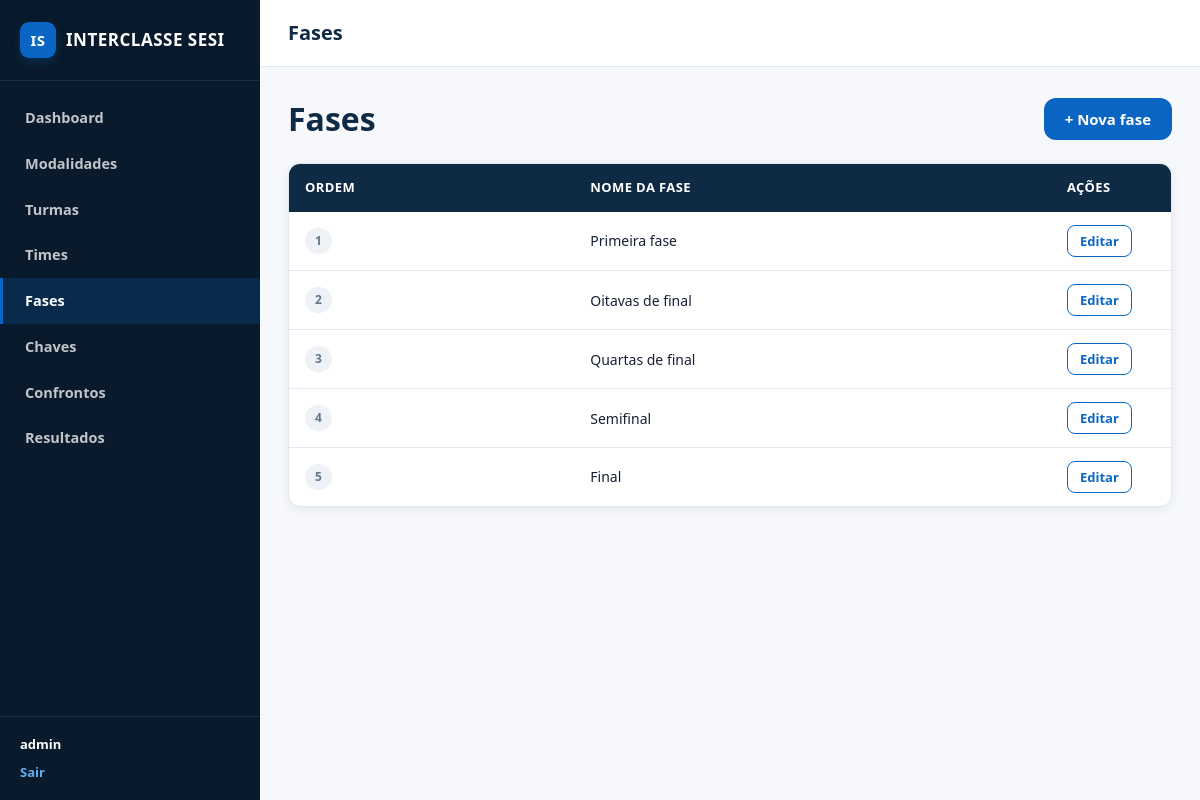
/admin/fases.php (signed in), run on the app's committed database.
### tables this page shows
CREATE TABLE `fases` (
  `FAS_ID` int(11) NOT NULL AUTO_INCREMENT,
  `FAS_NOME` varchar(50) NOT NULL,
  `FAS_ORDEM` int(10) unsigned NOT NULL,
  PRIMARY KEY (`FAS_ID`),
  UNIQUE KEY `FAS_NOME` (`FAS_NOME`)
);

### includes/funcoes.php (called while the page is built, shortened)
<?php
function e(?string $valor): string
{
    return htmlspecialchars((string) $valor, ENT_QUOTES, 'UTF-8');
}

### admin/fases.php (the view, shortened to what this page needs)
<?php
require_once __DIR__ . '/../includes/funcoes.php';
$pdo = conectar();
$fases = $pdo->query('SELECT FAS_ID, FAS_NOME, FAS_ORDEM FROM FASES ORDER BY FAS_ORDEM ASC')->fetchAll();
include __DIR__ . '/../includes/header_admin.php';
?>
<div class="page-header">
    <h1>Fases</h1>
    <button type="button" class="btn btn-primary" data-abrir-modal="modal-nova-fase">+ Nova fase</button>
</div>
<div class="table-wrapper">
    <table>
        <thead>
            <tr>
                <th>Ordem</th>
                <th>Nome da fase</th>
                <th style="width:120px;">Ações</th>
            </tr>
        </thead>
        <tbody>
            <?php if (empty($fases)): ?>
                <tr><td colspan="3" class="empty-state">Nenhuma fase cadastrada.</td></tr>
            <?php else: ?>
                <?php foreach ($fases as $f): ?>
                    <tr>
                        <td><span class="badge badge-muted"><?= (int) $f['FAS_ORDEM'] ?></span></td>
                        <td><?= e($f['FAS_NOME']) ?></td>
                        <td class="table-actions">
                            <button type="button" class="btn btn-outline-dark btn-sm"
                                onclick='abrirModalEdicao("modal-editar-fase", <?= json_encode(['fas_id' => $f['FAS_ID'], 'fas_nome' => $f['FAS_NOME'], 'fas_ordem' => $f['FAS_ORDEM']]) ?>)'>
                                Editar
                            </button>
                        </td>
                    </tr>
                <?php endforeach; ?>
            <?php endif; ?>
        </tbody>
    </table>
</div>
<?php include __DIR__ . '/../includes/footer_admin.php'; ?>

### css/style.css (style rules this page uses)
:root { --primary: #0f2a44; --primary-dark: #081a2b; --secondary: #0a66c2; --secondary-light: #2e7dcc; --accent: #0a66c2; --accent-dark: #084f96; --background: #f6f8fb; --white: #ffffff; --text: #172033; --muted: #64748b; --border: #e2e8f0; --success: #1d8a4b; --success-bg: #e6f6ed; --danger: #c0392b; --danger-bg: #fbe9e7; --warning-bg: #eaf3fc; --radius: 12px; --shadow: 0 2px 10px rgba(15, 42, 68, 0.08); --shadow-lg: 0 8px 30px rgba(15, 42, 68, 0.15); }
* { box-sizing: border-box; }
html, body { margin: 0; padding: 0; }
html { scroll-behavior: smooth; }
body { font-family: 'Segoe UI', Arial, Helvetica, sans-serif; background: var(--background); color: var(--text); line-height: 1.5; -webkit-font-smoothing: antialiased; text-rendering: optimizeLegibility; }
button, input, select, textarea { font-family: inherit; }
button { border: 0; }
h1, h2, h3, h4 { margin: 0 0 8px; font-weight: 700; color: var(--primary); }
.btn { display: inline-flex; align-items: center; justify-content: center; gap: 8px; padding: 10px 20px; border-radius: var(--radius); border: 1px solid transparent; font-size: 15px; font-weight: 600; cursor: pointer; transition: background .15s ease, color .15s ease, border-color .15s ease, transform .1s ease, box-shadow .15s ease; white-space: nowrap; }
.btn-primary { background: var(--secondary); color: var(--white); }
.btn-outline-dark { background: transparent; color: var(--secondary); border-color: var(--secondary); }
.btn-sm { padding: 6px 12px; font-size: 13px; border-radius: 8px; }
.badge { display: inline-block; padding: 4px 10px; border-radius: 20px; font-size: 12px; font-weight: 700; text-transform: uppercase; letter-spacing: .4px; }
.badge-muted { background: #eef2f6; color: var(--muted); }
.table-wrapper { overflow-x: auto; background: var(--white); border-radius: var(--radius); box-shadow: var(--shadow); border: 1px solid var(--border); }
table { width: 100%; border-collapse: collapse; min-width: 600px; }
thead th { background: var(--primary); color: var(--white); text-align: left; padding: 14px 16px; font-size: 13px; text-transform: uppercase; letter-spacing: .4px; white-space: nowrap; }
tbody td { padding: 13px 16px; border-bottom: 1px solid var(--border); font-size: 14px; }
tbody tr:last-child td { border-bottom: none; }
.table-actions { display: flex; gap: 8px; }
.page-header { display: flex; justify-content: space-between; align-items: center; margin-bottom: 20px; flex-wrap: wrap; gap: 12px; }
.page-header h1 { margin: 0; }

### data on the page
fases: FAS_ORDEM "1", FAS_NOME "Primeira fase"
fases: FAS_ORDEM "2", FAS_NOME "Oitavas de final"
fases: FAS_ORDEM "3", FAS_NOME "Quartas de final"
fases: FAS_ORDEM "4", FAS_NOME "Semifinal"
fases: FAS_ORDEM "5", FAS_NOME "Final"

### other printed values
$_SESSION['usu_nome'] "admin"
$tituloPagina "Fases"
